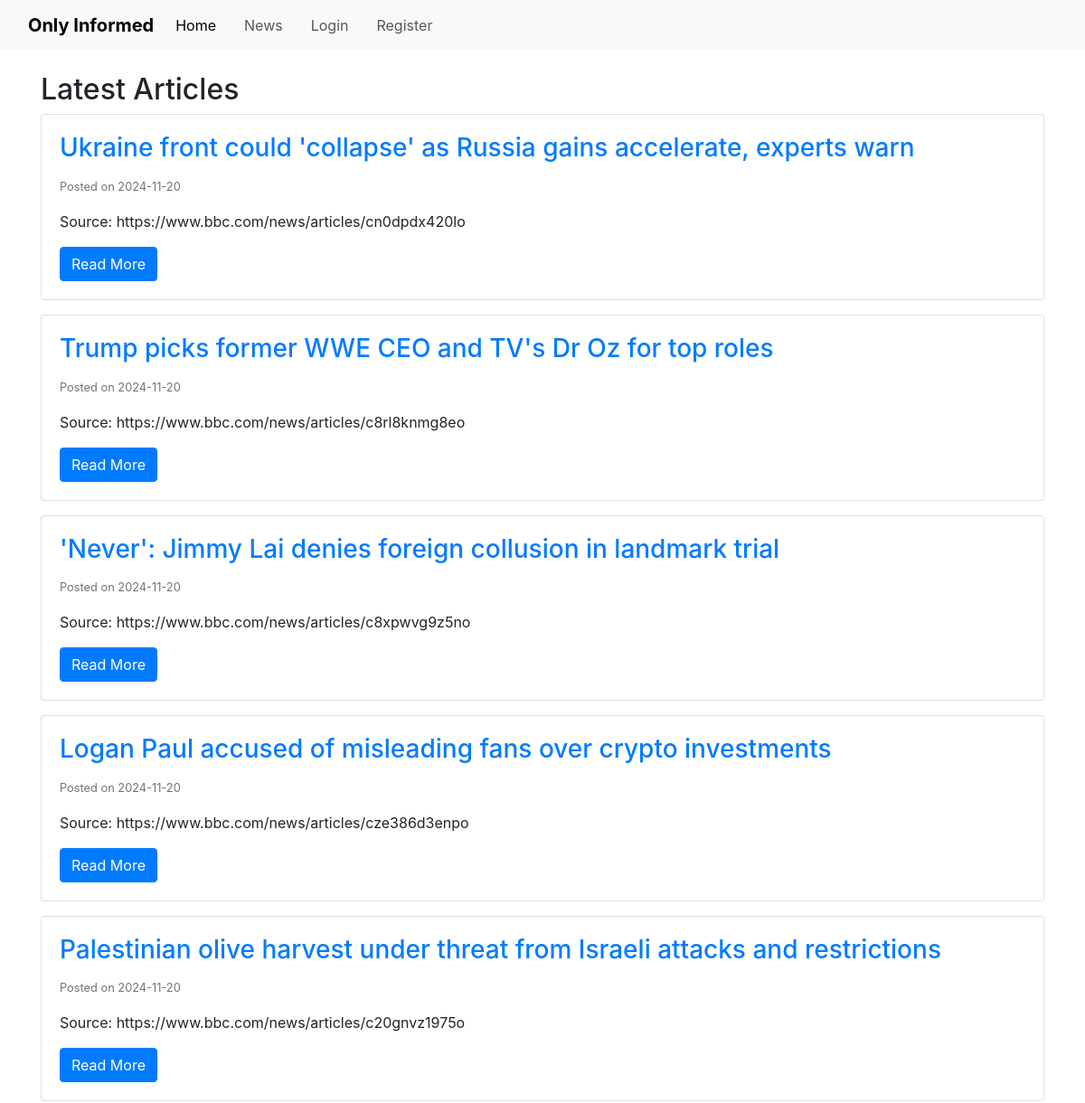
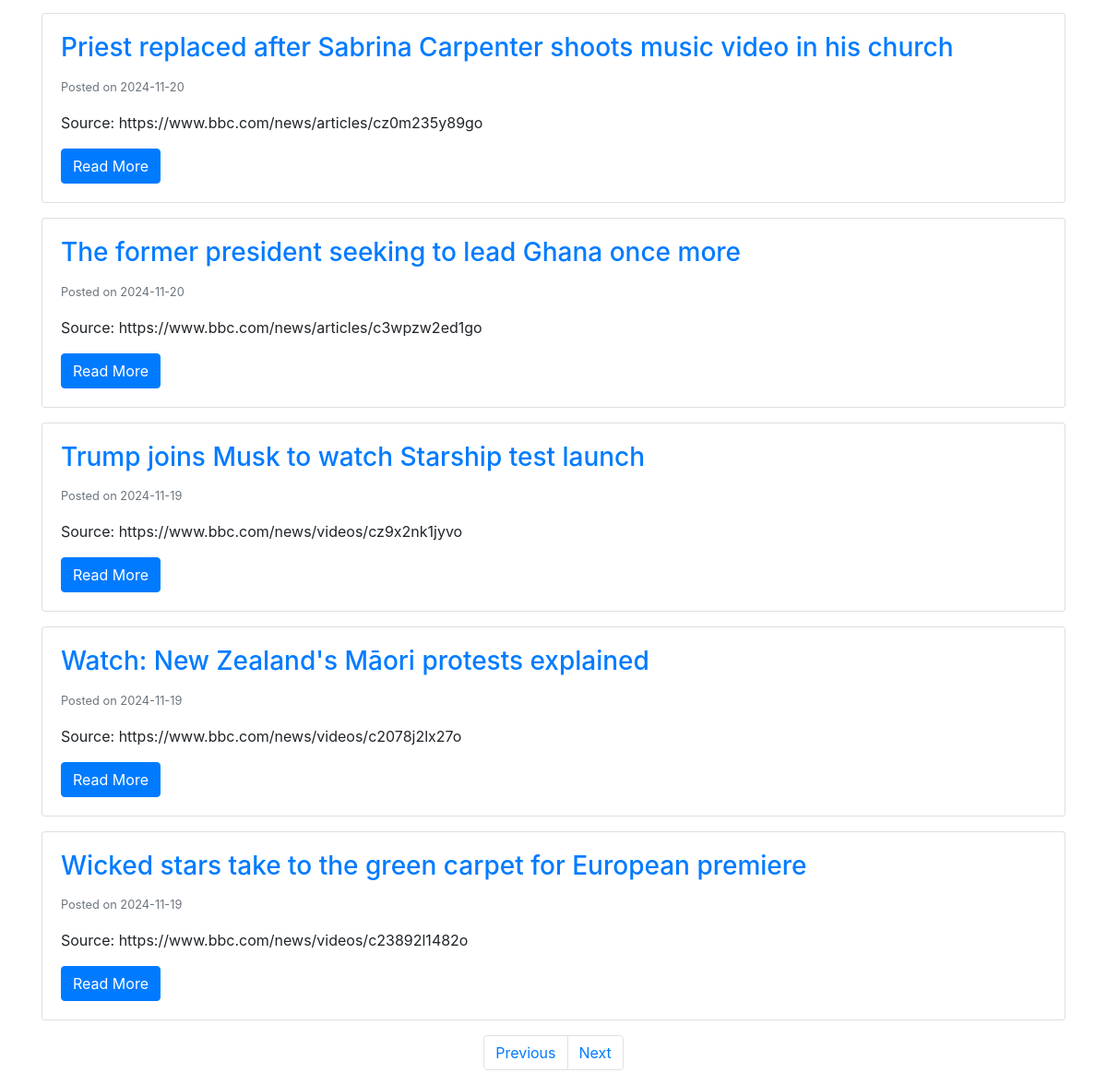
The page /articles?page=4 on the database its author committed (2 pictures, top to bottom).
### app/models.py (models this page shows, shortened)
class Article(db.Model):
    __tablename__ = 'article'
    id = db.Column(db.Integer, primary_key = True)
    title = db.Column(db.String(250), nullable = False, unique = True)
    content = db.Column(db.Text, nullable = False)
    source = db.Column(db.String(200), nullable = False)
    date_posted = db.Column(db.DateTime, nullable = False, default = datetime.now(timezone.utc))
    quiz = relationship('Quiz', uselist = False, backref = 'article') # uselist=false indicates a 1 to 1 relationship with quiz
    comments = relationship('Comment', backref = 'article', lazy = True)

### app/routes.py (the view)
@app.route('/articles')
def articles():
    page = request.args.get('page', 1, type=int)
    articles = Article.query.order_by(Article.date_posted.desc()).paginate(page=page, per_page=10)
    return render_template('articles.html', articles=articles)

### app/templates/articles.html (shortened to what this page needs)
{% extends "base.html" %}
{% block content %}
<h2>Latest Articles</h2>
{% for article in articles.items %}
    <div class="card mb-3">
        <div class="card-body">
            <h3 class="card-title">
                <a href="{{ url_for('article', article_id=article.id) }}">{{ article.title }}</a>
            </h3>
            <p class="card-text"><small class="text-muted">Posted on {{ article.date_posted.strftime('%Y-%m-%d') }}</small></p>
            <p class="card-text">Source: {{ article.source }}</p>
            <a href="{{ url_for('article', article_id=article.id) }}" class="btn btn-primary">Read More</a>
        </div>
    </div>
{% else %}
    <p>No articles available.</p>
{% endfor %}
<nav aria-label="Page navigation">
    <ul class="pagination justify-content-center">
        {% if articles.has_prev %}
            <li class="page-item">
                <a class="page-link" href="{{ url_for('articles', page=articles.prev_num) }}">Previous</a>
            </li>
        {% else %}
            <li class="page-item disabled">
                <a class="page-link" href="#">Previous</a>
            </li>
        {% endif %}
        {% if articles.has_next %}
            <li class="page-item">
                <a class="page-link" href="{{ url_for('articles', page=articles.next_num) }}">Next</a>
            </li>
        {% else %}
            <li class="page-item disabled">
                <a class="page-link" href="#">Next</a>
            </li>
        {% endif %}
    </ul>
</nav>
{% endblock %}

### app/static/css/style.css (style rules this page uses)
body { font-family: Arial, sans-serif; margin-top: 70px; }

### rows shown on the page
Article: title "Ukraine front could 'collapse' as Russia gains accelerate, experts warn", date_posted "2024-11-20", source "https://www.bbc.com/news/articles/cn0dpdx420lo"
Article: title "Trump picks former WWE CEO and TV's Dr Oz for top roles", date_posted "2024-11-20", source "https://www.bbc.com/news/articles/c8rl8knmg8eo"
Article: title "'Never': Jimmy Lai denies foreign collusion in landmark trial", date_posted "2024-11-20", source "https://www.bbc.com/news/articles/c8xpwvg9z5no"
Article: title "Logan Paul accused of misleading fans over crypto investments", date_posted "2024-11-20", source "https://www.bbc.com/news/articles/cze386d3enpo"
Article: title "Palestinian olive harvest under threat from Israeli attacks and restrictions", date_posted "2024-11-20", source "https://www.bbc.com/news/articles/c20gnvz1975o"
Article: title "Priest replaced after Sabrina Carpenter shoots music video in his church", date_posted "2024-11-20", source "https://www.bbc.com/news/articles/cz0m235y89go"
Article: title "The former president seeking to lead Ghana once more", date_posted "2024-11-20", source "https://www.bbc.com/news/articles/c3wpzw2ed1go"
Article: title "Trump joins Musk to watch Starship test launch", date_posted "2024-11-19", source "https://www.bbc.com/news/videos/cz9x2nk1jyvo"
Article: title "Watch: New Zealand's Māori protests explained", date_posted "2024-11-19", source "https://www.bbc.com/news/videos/c2078j2lx27o"
Article: title "Wicked stars take to the green carpet for European premiere", date_posted "2024-11-19", source "https://www.bbc.com/news/videos/c23892l1482o"
